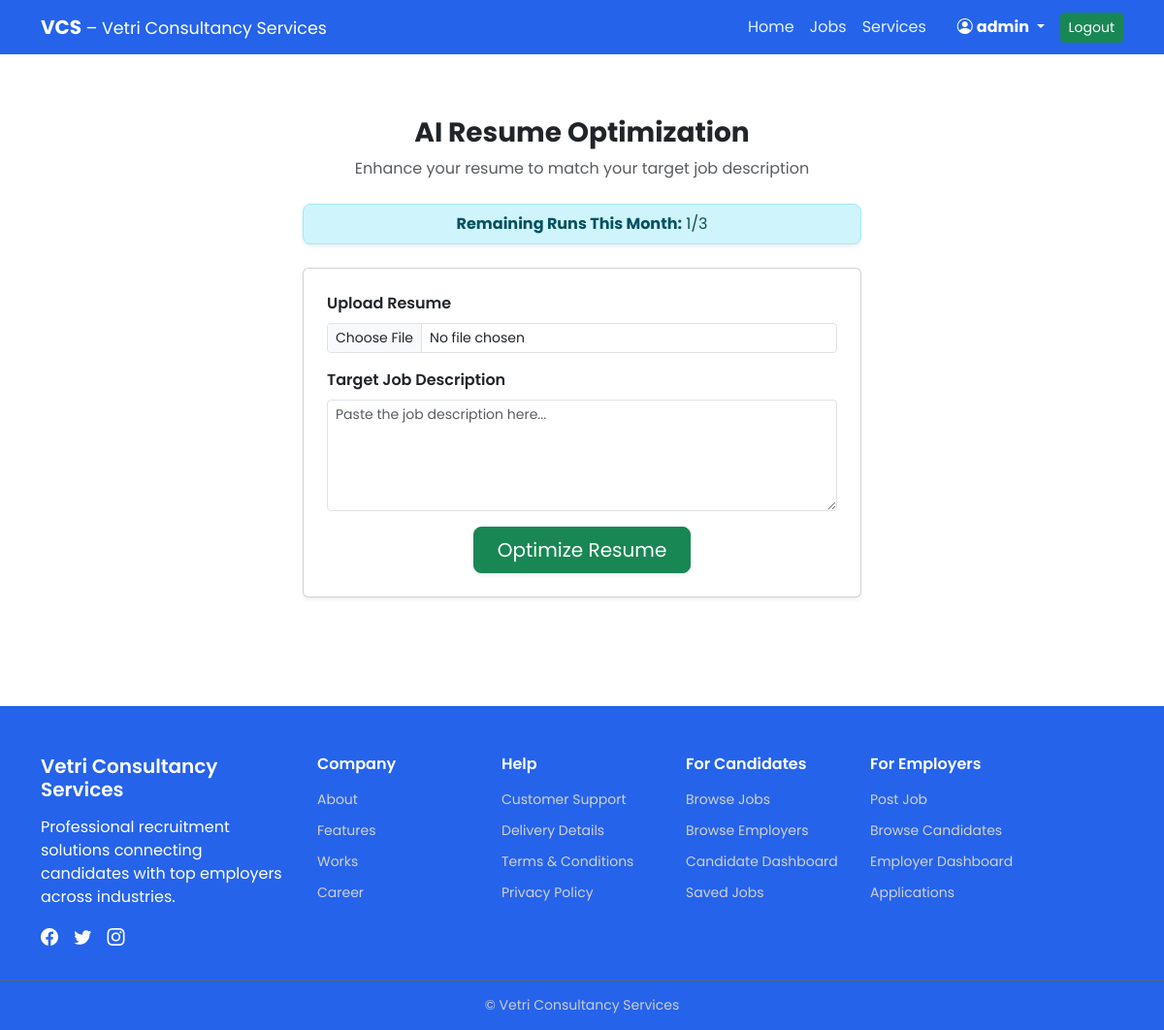
Screenshot of /pro_features/optimize/ (signed in) with the database file from the repository.
### accounts/models.py (models this page shows)
class User(AbstractUser):
    USER_TYPE = (
        ('free', 'Free'),
        ('pro', 'Pro'),
        ('pro_plus', 'Pro Plus'),
        ('consultant', 'Consultant'),
        ('admin', 'Admin'),
        ('trainee','Trainee'),
    )
    user_type = models.CharField(
        max_length=15,
        choices=USER_TYPE,
        default='free'
    )
    pro_subscription_active = models.BooleanField(default=False)
    whatsapp_number = models.CharField(max_length=15, blank=True, null=True)

### pro_features/models.py (models this page shows, shortened)
class ResumeQuota(models.Model):
    user = models.OneToOneField(User,on_delete=models.CASCADE)
    total_runs = models.IntegerField(default=3)
    remaining_runs = models.IntegerField(default=3)
    month = models.IntegerField()

### pro_features/views.py (the view, shortened to what this page needs)
# urls.py: path('optimize/', views.optimize_resume, name='optimize_resume'),
@login_required
def optimize_resume(request):
    user_type_raw = request.user.profile.user_type
    user_type = user_type_raw.lower().replace("_", "").replace(" ", "").strip()
    total_runs = 20 if user_type == "proplus" else 3
    quota, created = ResumeQuota.objects.get_or_create(
        user=request.user,
        defaults={
            "total_runs": total_runs,
            "remaining_runs": total_runs,
            "month": datetime.now().month
        }
    )
    if quota.month != datetime.now().month:
        quota.remaining_runs = total_runs
        quota.month = datetime.now().month
        quota.save()
    if user_type == "proplus" and quota.total_runs != total_runs:
        quota.total_runs = total_runs
        quota.remaining_runs = total_runs
        quota.save()
    suggestions = None
    if quota.remaining_runs <= 0:
        messages.error(request, "Quota exhausted. Upgrade to Pro Plus.")
        return redirect('dashboard')
    return render(request, 'pro_features/optimize.html', {
        "quota": quota,
        "suggestions": suggestions
    })

### pro_features/templates/pro_features/optimize.html (shortened to what this page needs)
{% extends "base.html" %}
{% block content %}
<div class="container" style="max-width: 600px; padding-top: 120px;">
    <div class="text-center mb-4">
        <h3 class="fw-bold">AI Resume Optimization</h3>
        <p class="text-muted mb-0">Enhance your resume to match your target job description</p>
    </div>
    <div class="alert alert-info text-center py-2 mb-4 rounded-3 shadow-sm">
        <strong>Remaining Runs This Month:</strong> {{ quota.remaining_runs }}/{{ quota.total_runs }}
    </div>
    <div class="card shadow-sm p-4 mb-4">
        <form method="POST" enctype="multipart/form-data">
            <div class="mb-3">
                <label class="form-label fw-semibold">Upload Resume</label>
                <input type="file" name="resume" class="form-control form-control-sm" required>
            </div>
            <div class="mb-3">
                <label class="form-label fw-semibold">Target Job Description</label>
                <textarea name="job_description" class="form-control form-control-sm" rows="5" placeholder="Paste the job description here..." required></textarea>
            </div>
            <div class="d-flex justify-content-center mt-3">
                <button type="submit" class="btn btn-success btn-lg px-4 rounded-3 shadow-sm">
                    Optimize Resume
                </button>
            </div>
        </form>
    </div>
</div>
<div style="padding-bottom: 40px;"></div>
{% endblock %}

### templates/base.html (shortened to what this page needs)
{% load static %}
<!DOCTYPE html>
<html lang="en">
<head>
    <link rel="stylesheet" href="https://cdn.jsdelivr.net/npm/bootstrap-icons@1.11.3/font/bootstrap-icons.css">
    <link href="https://cdn.jsdelivr.net/npm/bootstrap@5.3.2/dist/css/bootstrap.min.css" rel="stylesheet">
</head>
<body>
<nav class="navbar navbar-expand-lg navbar-dark fixed-top">
  <div class="container">
    <a class="navbar-brand fw-bold" href="{% url 'dashboard' %}">
      VCS <span class="fw-normal small">– Vetri Consultancy Services</span>
    </a>
    <div class="collapse navbar-collapse" id="vcsNav">
      <ul class="navbar-nav ms-auto align-items-lg-center">
        {% if user.is_authenticated %}
          <li class="nav-item">
            <a class="nav-link {% if request.resolver_match.url_name == 'dashboard' %}active{% endif %}" href="{% url 'dashboard' %}">Home</a>
          </li>
          <li class="nav-item">
            <a class="nav-link {% if request.resolver_match.url_name == 'job_list' and request.resolver_match.namespace == 'jobs' %}active{% endif %}" href="{% url 'jobs:job_list' %}">Jobs</a>
          </li>
          <li class="nav-item">
            <a class="nav-link {% if request.resolver_match.url_name == 'services' %}active{% endif %}" href="{% url 'services' %}">Services</a>
          </li>
          <li class="nav-item dropdown ms-lg-3">
            <a class="nav-link dropdown-toggle text-white fw-bold" href="#" id="userDropdown" role="button" data-bs-toggle="dropdown" aria-expanded="false">
              <i class="bi bi-person-circle me-1"></i>{{ user.username }}
            </a>
          </li>
          <li class="nav-item ms-lg-2">
            <form method="post" action="{% url 'logout' %}">
              <button class="btn btn-success btn-sm">Logout</button>
            </form>
          </li>
        {% endif %}
      </ul>
    </div>
  </div>
</nav>
<div  >
    {% block content %}{% endblock %}
</div>
<footer class="vcs-footer mt-5">
  <div class="container">
    <div class="row gy-4">
      <div class="col-lg-3 col-md-6">
        <h5 class="footer-logo">Vetri Consultancy Services</h5>
        <p class="footer-text">
          Professional recruitment solutions connecting candidates with top employers across industries.
        </p>
        <div class="footer-social">
          <i class="bi bi-facebook"></i>
          <i class="bi bi-twitter"></i>
          <i class="bi bi-instagram"></i>
        </div>
      </div>
      <div class="col-lg-2 col-md-6">
        <h6>Company</h6>
        <ul>
          <li><a href="#">About</a></li>
          <li><a href="#">Features</a></li>
          <li><a href="#">Works</a></li>
          <li><a href="#">Career</a></li>
        </ul>
      </div>
      <div class="col-lg-2 col-md-6">
        <h6>Help</h6>
        <ul>
          <li><a href="#">Customer Support</a></li>
          <li><a href="#">Delivery Details</a></li>
          <li><a href="#">Terms & Conditions</a></li>
          <li><a href="#">Privacy Policy</a></li>
        </ul>
      </div>
      <div class="col-lg-2 col-md-6">
        <h6>For Candidates</h6>
        <ul>
          <li><a href="#">Browse Jobs</a></li>
          <li><a href="#">Browse Employers</a></li>
          <li><a href="#">Candidate Dashboard</a></li>
          <li><a href="#">Saved Jobs</a></li>
        </ul>
      </div>
      <div class="col-lg-3 col-md-6">
        <h6>For Employers</h6>
        <ul>
          <li><a href="#">Post Job</a></li>
          <li><a href="#">Browse Candidates</a></li>
          <li><a href="#">Employer Dashboard</a></li>
          <li><a href="#">Applications</a></li>
        </ul>
      </div>
    </div>
  </div>
  <div class="footer-bottom text-center">
    &copy; {{ now.year }} Vetri Consultancy Services
  </div>
</footer>
</body>
</html>

### templates/base.html (style rules this page uses)
body { font-family: 'Poppins', sans-serif; }
.navbar { background-color: #2563eb; }
.navbar .nav-link { color: #e3f2ff; }
.vcs-footer { background: #2563eb; color: #fff; padding: 50px 0 0; }
.vcs-footer h6, .footer-logo { font-weight: 600; margin-bottom: 15px; }
.vcs-footer ul { list-style: none; padding: 0; }
.vcs-footer ul li { margin-bottom: 8px; }
.vcs-footer ul li a { color: #d1d1d1; text-decoration: none; font-size: 14px; }
.footer-social i { font-size: 18px; margin-right: 12px; cursor: pointer; }
.footer-bottom { border-top: 1px solid #666; margin-top: 30px; padding: 15px; font-size: 14px; color: #ccc; }

### rows the page displays
User: username "admin"
ResumeQuota: remaining_runs "1", total_runs "3"
